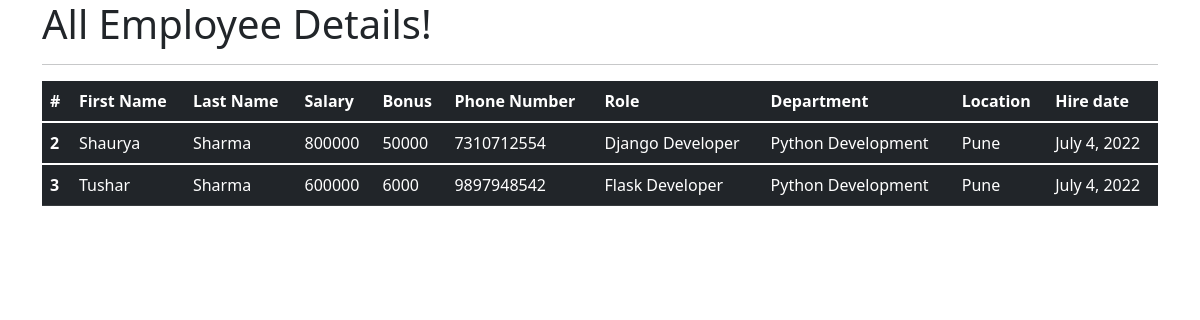
The app's page /all_emp with its own data.
### emp_app/models.py (models this page shows, shortened)
class Employee(models.Model):
    first_name = models.CharField(max_length=100, null=False)
    last_name = models.CharField(max_length=100)
    dept = models.ForeignKey(Department, on_delete=models.CASCADE)
    salary = models.IntegerField(default=0)
    bonus = models.IntegerField(default=0)
    role = models.ForeignKey(Role, on_delete=models.CASCADE)
    phone = models.IntegerField(default=0)
    hire_date = models.DateField()
    def __str__(self):
        return "%s %s %s" %(self.first_name, self.last_name, self.phone)

class Role(models.Model):
    name = models.CharField(max_length=100, null=False)

class Department(models.Model):
    name = models.CharField(max_length=100,null=False)
    location = models.CharField(max_length=100)

### emp_app/views.py (the view)
# urls.py: path('all_emp', views.all_emp, name='all_emp'),
def all_emp(request):
    emps = Employee.objects.all()
    context = {
        'emps': emps
    }
    print(context)
    return render(request, 'view_app_emp.html', context)

### emp_app/templates/view_app_emp.html (shortened to what this page needs)
<!DOCTYPE html>
<html lang="en">
<head>
  <link href="https://cdn.jsdelivr.net/npm/bootstrap@5.1.3/dist/css/bootstrap.min.css" rel="stylesheet">
</head>
  <body>
  <div class="container">
          <h1>All Employee Details!</h1>
      <hr>
     <table class="table table-dark">
  <thead>
    <tr>
      <th scope="col">#</th>
      <th scope="col">First Name</th>
      <th scope="col">Last Name</th>
      <th scope="col">Salary</th>
      <th scope="col">Bonus</th>
      <th scope="col">Phone Number</th>
      <th scope="col">Role</th>
      <th scope="col">Department</th>
      <th scope="col">Location</th>
      <th scope="col">Hire date</th>
    </tr>
  </thead>
         {% for emp in emps %}
  <tbody>
    <tr>
      <th scope="row">{{emp.id}}</th>
      <td>{{emp.first_name}}</td>
      <td>{{emp.last_name}}</td>
      <td>{{emp.salary}}</td>
      <td>{{emp.bonus}}</td>
      <td>{{emp.phone}}</td>
      <td>{{emp.role.name}}</td>
      <td>{{emp.dept.name}}</td>
      <td>{{emp.dept.location}}</td>
      <td>{{emp.hire_date}}</td>
    </tr>
  </tbody>
         {% endfor %}
</table>
  </div>
  </body>
</html>

### records on screen
Employee: id "2", first_name "Shaurya", last_name "Sharma", salary "800000", bonus "50000", phone "7310712554", role.name "Django Developer", dept.name "Python Development", dept.location "Pune", hire_date "July 4, 2022"
Employee: id "3", first_name "Tushar", last_name "Sharma", salary "600000", bonus "6000", phone "9897948542", role.name "Flask Developer", dept.name "Python Development", dept.location "Pune", hire_date "July 4, 2022"
